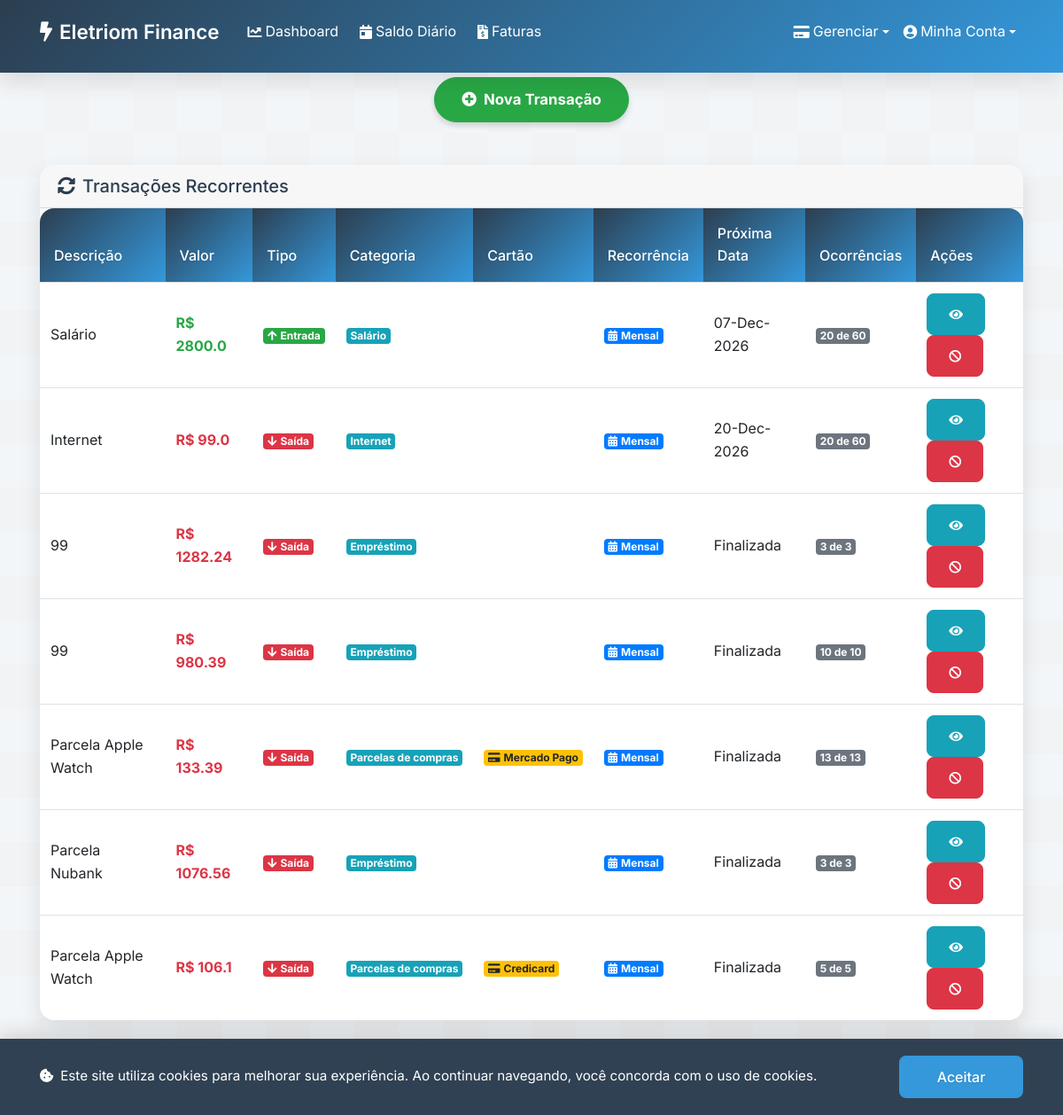
The page /recurring (signed in) on the database its author committed.
### app.py (models this page shows, shortened)
class Transaction(db.Model):
    id = db.Column(db.Integer, primary_key=True)
    date = db.Column(db.Date, nullable=False)
    value = db.Column(db.Float, nullable=False)
    description = db.Column(db.String(200), nullable=False)
    trans_type = db.Column(db.String(10), nullable=False)  # "entrada" ou "saida"
    category = db.Column(db.String(50), nullable=True)
    is_recurring = db.Column(db.Boolean, default=False)
    recurrence_type = db.Column(db.String(20), nullable=True)  # "diario", "semanal", "mensal", "anual"
    recurrence_end_date = db.Column(db.Date, nullable=True)
    recurrence_count = db.Column(db.Integer, nullable=True)
    parent_id = db.Column(db.Integer, db.ForeignKey('transaction.id'), nullable=True)
    credit_card_id = db.Column(db.Integer, db.ForeignKey('credit_card.id'), nullable=True)
    user_id = db.Column(db.Integer, db.ForeignKey('user.id'), nullable=False)

class CreditCard(db.Model):
    id = db.Column(db.Integer, primary_key=True)
    name = db.Column(db.String(100), nullable=False)
    limit = db.Column(db.Float, nullable=False)
    due_day = db.Column(db.Integer, nullable=False)  # Dia de vencimento (1-31)
    closing_day = db.Column(db.Integer, nullable=False)  # Dia de fechamento (1-31)
    user_id = db.Column(db.Integer, db.ForeignKey('user.id'), nullable=False)

### app.py (the view)
@app.route('/recurring')
@login_required
def recurring_transactions():
    recurring_groups = []
    parent_transactions = Transaction.query.filter_by(is_recurring=True, parent_id=None).all()
    for parent in parent_transactions:
        series_transactions = Transaction.query.filter(
            db.or_(
                Transaction.id == parent.id,
                Transaction.parent_id == parent.id
            )
        ).order_by(Transaction.date).all()
        today = datetime.now().date()
        future_transactions = [t for t in series_transactions if t.date > today]
        next_date = future_transactions[0].date.strftime("%d-%b-%Y") if future_transactions else "Finalizada"
        credit_card_name = None
        if parent.credit_card_id:
            card = db.session.get(CreditCard, parent.credit_card_id)
            if card:
                credit_card_name = card.name
        recurring_groups.append({
            'id': parent.id,
            'description': parent.description,
            'value': parent.value,
            'trans_type': parent.trans_type,
            'category': parent.category,
            'recurrence_type': parent.recurrence_type,
            'next_date': next_date,
            'count': len(series_transactions) - len(future_transactions),  # Ocorrências passadas
            'total': len(series_transactions),  # Total de ocorrências
            'credit_card_id': parent.credit_card_id,
            'credit_card_name': credit_card_name
        })
    return render_template('recurring.html', recurring_groups=recurring_groups)

### app.py (called while the page is built)
@login_manager.user_loader
def load_user(user_id):
    return db.session.get(User, int(user_id))

### templates/recurring.html (shortened to what this page needs)
{% extends "base.html" %}
{% block content %}
<div class="card mb-4">
  <div class="card-header d-flex justify-content-between align-items-center">
    <h5 class="mb-0"><i class="fas fa-sync-alt mr-2"></i>Transações Recorrentes</h5>
  </div>
  <div class="table-responsive">
    <table class="table table-hover mb-0">
      <thead>
        <tr>
          <th>Descrição</th>
          <th>Valor</th>
          <th>Tipo</th>
          <th>Categoria</th>
          <th>Cartão</th>
          <th>Recorrência</th>
          <th>Próxima Data</th>
          <th>Ocorrências</th>
          <th>Ações</th>
        </tr>
      </thead>
      <tbody>
        {% for group in recurring_groups %}
        <tr>
          <td>{{ group.description }}</td>
          <td class="font-weight-bold {% if group.trans_type == 'entrada' %}text-success{% else %}text-danger{% endif %}">
            R$ {{ group.value | round(2) }}
          </td>
          <td>
            {% if group.trans_type == 'entrada' %}
            <span class="badge badge-success"><i class="fas fa-arrow-up mr-1"></i>Entrada</span>
            {% else %}
            <span class="badge badge-danger"><i class="fas fa-arrow-down mr-1"></i>Saída</span>
            {% endif %}
          </td>
          <td>{% if group.category %}<span class="badge badge-info">{{ group.category }}</span>{% endif %}</td>
          <td>{% if group.credit_card_name %}<span class="badge badge-warning"><i class="fas fa-credit-card mr-1"></i>{{ group.credit_card_name }}</span>{% endif %}</td>
          <td>
            <span class="badge badge-primary">
              {% if group.recurrence_type == 'diario' %}
                <i class="fas fa-calendar-day mr-1"></i>Diária
              {% elif group.recurrence_type == 'semanal' %}
                <i class="fas fa-calendar-week mr-1"></i>Semanal
              {% elif group.recurrence_type == 'mensal' %}
                <i class="fas fa-calendar-alt mr-1"></i>Mensal
              {% elif group.recurrence_type == 'anual' %}
                <i class="fas fa-calendar mr-1"></i>Anual
              {% endif %}
            </span>
          </td>
          <td>{{ group.next_date }}</td>
          <td><span class="badge badge-secondary">{{ group.count }} de {{ group.total }}</span></td>
          <td>
            <button class="btn btn-sm btn-info btn-view-series" data-id="{{ group.id }}"><i class="fas fa-eye"></i></button>
            <button class="btn btn-sm btn-danger btn-cancel-series" data-id="{{ group.id }}"><i class="fas fa-ban"></i></button>
          </td>
        </tr>
        {% endfor %}
      </tbody>
    </table>
  </div>
</div>
{% endblock %}

### static/style.css (style rules this page uses)
:root { --primary-color: #2c3e50; --secondary-color: #34495e; --accent-color: #3498db; --success-color: #2ecc71; --danger-color: #e74c3c; --text-color: #2c3e50; --light-bg: #f8f9fa; --border-color: #dee2e6; --primary-gradient: linear-gradient(135deg, #2c3e50, #3498db); --secondary-gradient: linear-gradient(135deg, #3498db, #2ecc71); --box-shadow: 0 10px 25px rgba(0, 0, 0, 0.1); --text-shadow: 0 1px 2px rgba(0, 0, 0, 0.1); }
* { margin: 0; padding: 0; box-sizing: border-box; }
body { font-family: 'Inter', -apple-system, BlinkMacSystemFont, sans-serif; line-height: 1.6; color: var(--text-color); }
.card { border: none; border-radius: 16px; box-shadow: var(--box-shadow); transition: all 0.3s ease; overflow: hidden; }
.table { background: white; border-radius: 16px; overflow: hidden; box-shadow: var(--box-shadow); transition: all 0.3s ease; }
.table thead th { background: var(--primary-gradient); color: white; font-weight: 500; border: none; text-shadow: var(--text-shadow); padding: 1rem; }
.table td { vertical-align: middle; border-color: var(--border-color); }
.btn { border-radius: 8px; padding: 0.75rem 1.5rem; font-weight: 500; transition: transform 0.2s; }

### rows shown on the page
Transaction: description "Salário", value "2800.0", trans_type "entrada" (drawn), category "Salário", recurrence_type "mensal" (drawn), next_date "07-Dec-2026", count "20", total "60"
Transaction: description "Internet", value "99.0", trans_type "saida" (drawn), category "Internet", recurrence_type "mensal" (drawn), next_date "20-Dec-2026", count "20", total "60"
Transaction: description "99", value "1282.24", trans_type "saida" (drawn), category "Empréstimo", recurrence_type "mensal" (drawn), next_date "Finalizada", count "3", total "3"
Transaction: description "99", value "980.39", trans_type "saida" (drawn), category "Empréstimo", recurrence_type "mensal" (drawn), next_date "Finalizada", count "10", total "10"
Transaction: description "Parcela Apple Watch", value "133.39", trans_type "saida" (drawn), category "Parcelas de compras", recurrence_type "mensal" (drawn)
CreditCard: credit_card_name "Mercado Pago"
Transaction: description "Parcela Nubank", value "1076.56", trans_type "saida" (drawn), category "Empréstimo", recurrence_type "mensal" (drawn), next_date "Finalizada", count "3", total "3"
Transaction: description "Parcela Apple Watch", value "106.1", trans_type "saida" (drawn), category "Parcelas de compras", recurrence_type "mensal" (drawn)
CreditCard: credit_card_name "Credicard"

### other values the page prints
{{ group.next_date }} "Finalizada" "Finalizada"
{{ group.count }} "13" "5"
{{ group.total }} "13" "5"
